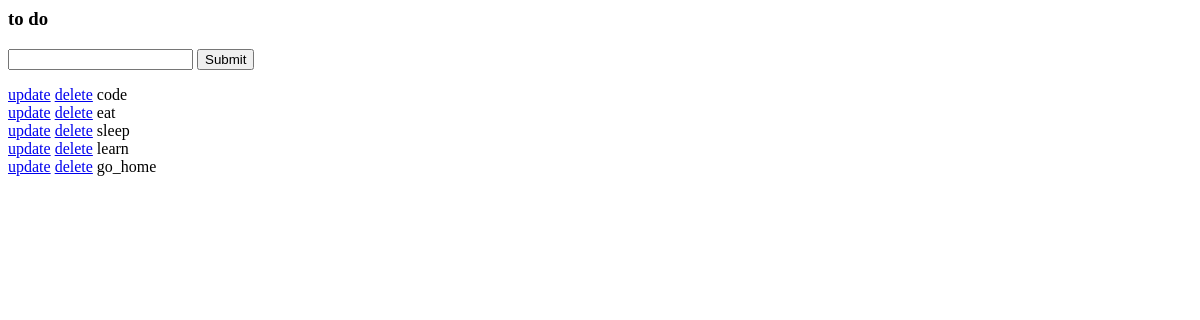
The app's page /, older data.
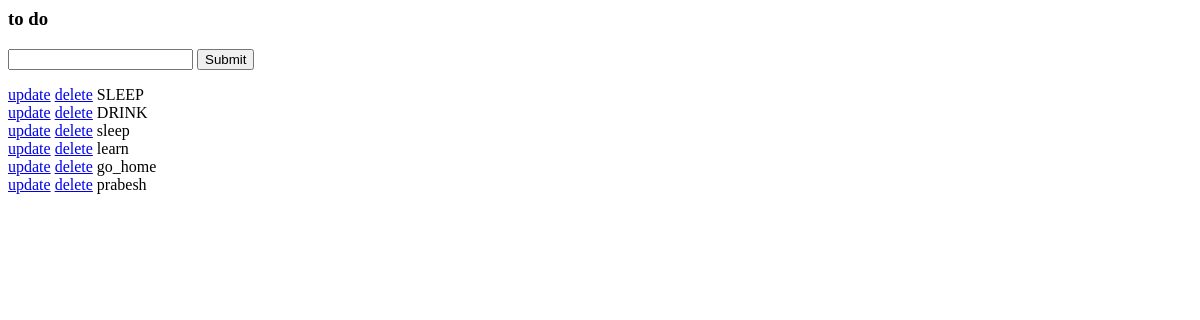
The same page, newer data.
### todo_app/models.py (models this page shows)
class Task(models.Model):
    title =models.CharField( max_length=50)
    complete = models.BooleanField(default= False)
    created = models.DateTimeField(auto_now_add=True)
    def __str__(self) :
        return self.title

### todo_app/views.py (the view)
# urls.py: path('',views.index,name='index'),
def index(request):
    tasks= Task.objects.all()
    form= TaskForm()
    if request.method =='POST':
        form = TaskForm(request.POST)
        if form.is_valid():
            form.save()
        return redirect('/')
    context ={'tasks':tasks,'form':form}
    return render(request,'current/list.html',context)

### todo_app/forms.py
class TaskForm(forms.ModelForm):
    class Meta:
        model = Task
        fields ='__all__'

### todo_app/templates/current/list.html (shortened to what this page needs)
<h3> to do</h3>
<form method='post' action='/'>
    {{form.title}}
    <input type="submit" name="create task">
</form>
{% for task in tasks %}
    <div>
        <a href="{% url 'updated' task.id %} ">update</a>
        <a href="{% url 'update_task' task.id %} ">delete</a>
        {% if task.complet == True %}
        <strike>{{task}}</strike>
        {% else %}
        <span>{{task}}</span>
        {% endif %}
    </div>
{% endfor %}

Row changes from the older to the newer data that the page shows:
changed Task: title "code" → "SLEEP"
changed Task: title "eat" → "DRINK"
added Task: title "prabesh"
